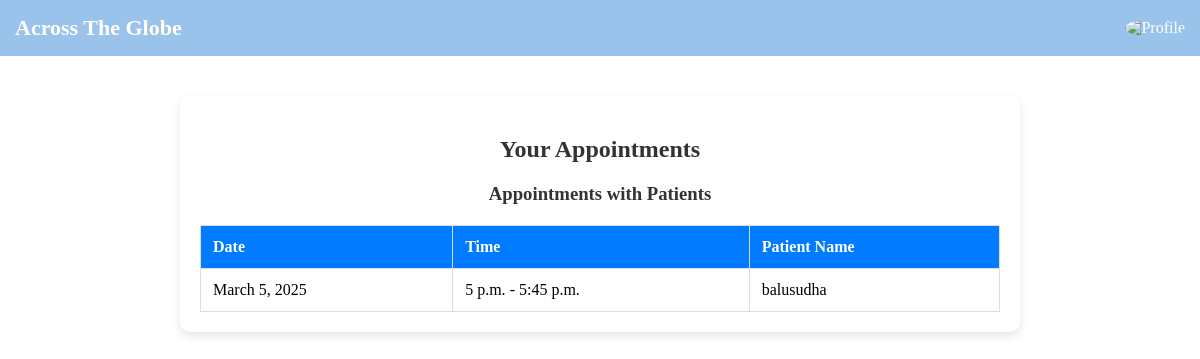
Page /appointments/ (signed in) on the committed database.
### accounts/models.py (models this page shows, shortened)
class Appointment(models.Model):
    patient = models.ForeignKey(User, on_delete=models.CASCADE, related_name="appointments")
    doctor = models.ForeignKey(User, on_delete=models.CASCADE, related_name="doctor_appointments")
    specialty = models.CharField(max_length=100)
    date = models.DateField()
    start_time = models.TimeField()
    end_time = models.TimeField()

class CustomUser(AbstractUser):
    USER_TYPE_CHOICES = (
        ('patient', 'Patient'),
        ('doctor', 'Doctor'),
    )
    user_type = models.CharField(max_length=10, choices=USER_TYPE_CHOICES)
    profile_picture = models.ImageField(upload_to="profile_pics/", blank=True, null=True)
    address_line1 = models.CharField(max_length=255)
    city = models.CharField(max_length=100)
    state = models.CharField(max_length=100)
    pincode = models.CharField(max_length=10)

### accounts/views.py (the view)
# urls.py: path("appointments/", user_appointments, name="user_appointments"),
@login_required
def user_appointments(request):
    if request.user.user_type == "doctor":
        appointments = Appointment.objects.filter(doctor=request.user).order_by("date", "start_time")
    else:
        appointments = Appointment.objects.filter(patient=request.user).order_by("date", "start_time")
    return render(request, "appointment_details.html", {"appointments": appointments})

### templates/appointment_details.html (shortened to what this page needs)
{% extends "profile.html" %}
{% block content %}
<div class="appointments-container">
    <h2>Your Appointments</h2>
    {% if user.user_type == "doctor" %}
        <h3>Appointments with Patients</h3>
    {% else %}
        <h3>Your Booked Appointments</h3>
    {% endif %}
    <table class="appointments-table">
        <thead>
            <tr>
                <th>Date</th>
                <th>Time</th>
                {% if user.user_type == "doctor" %}
                    <th>Patient Name</th>
                {% else %}
                    <th>Doctor</th>
                {% endif %}
            </tr>
        </thead>
        <tbody>
            {% for appointment in appointments %}
            <tr>
                <td>{{ appointment.date }}</td>
                <td>{{ appointment.start_time }} - {{ appointment.end_time }}</td>
                {% if user.user_type == "doctor" %}
                    <td>{{ appointment.patient.username }}</td>
                {% endif %}
            </tr>
            {% empty %}
            <tr>
                <td colspan="3">No appointments found.</td>
            </tr>
            {% endfor %}
        </tbody>
    </table>
</div>
{% endblock %}

### templates/profile.html (style rules this page uses)
body { margin: 0px; padding: 0px; }

### templates/appointment_details.html (style rules this page uses)
.appointments-container { max-width: 800px; margin: 40px auto; background: #fff; padding: 20px; border-radius: 10px; box-shadow: 0 4px 8px rgba(0, 0, 0, 0.1); text-align: center; }
h2, h3 { color: #333; margin-bottom: 20px; }
.appointments-table { width: 100%; border-collapse: collapse; margin-top: 15px; }
.appointments-table th, .appointments-table td { padding: 12px; border: 1px solid #ddd; text-align: left; }
.appointments-table th { background: #007bff; color: white; }

### rows in the picture
Appointment: date "March 5, 2025", start_time "5 p.m.", end_time "5:45 p.m.", patient.username "balusudha"
